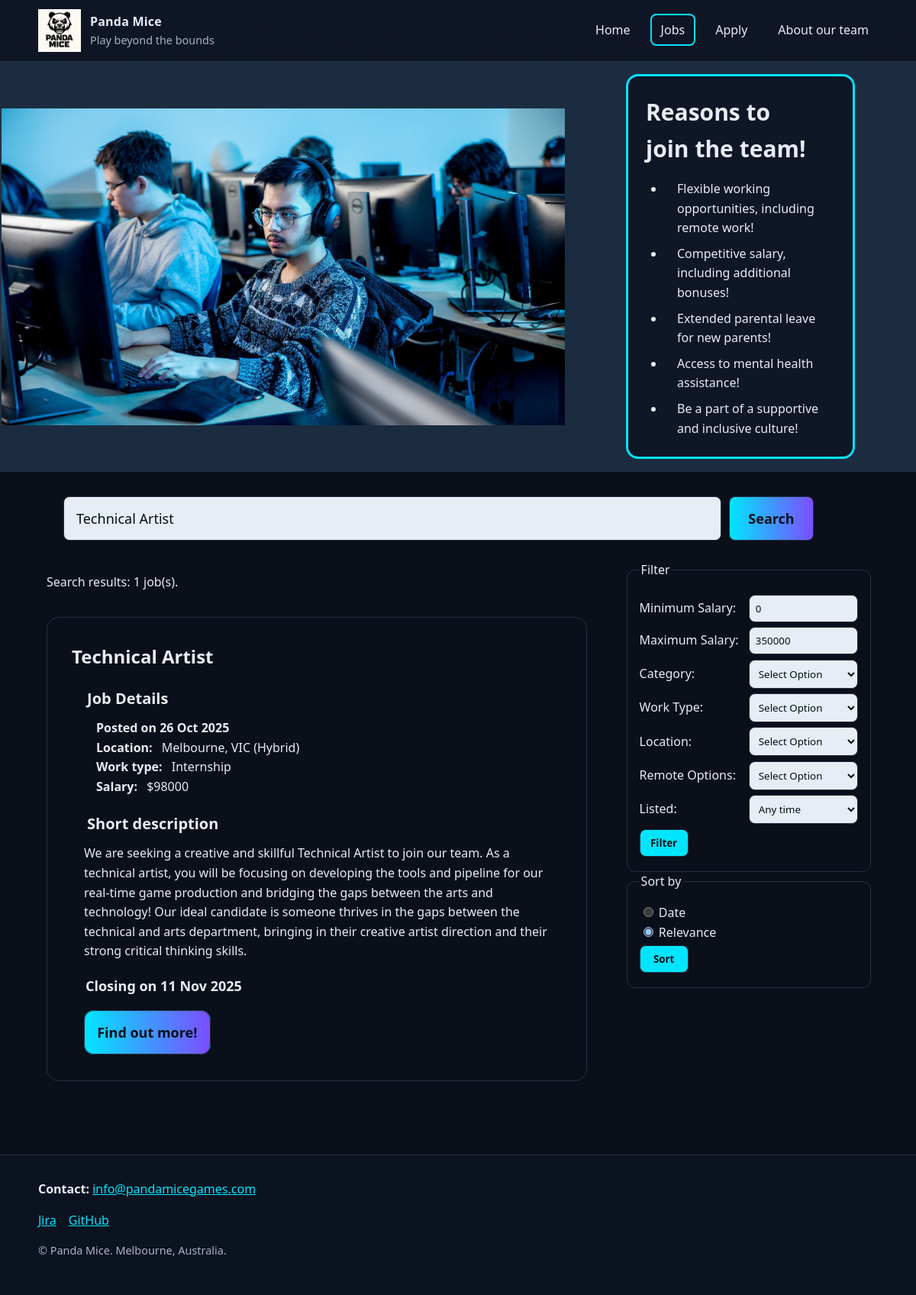
/jobs.php?title=Technical Artist, run on the app's committed database.
### tables this page shows
CREATE TABLE jobs (
  job_ref VARCHAR(5) PRIMARY KEY,           
  title VARCHAR(150) NOT NULL,              
  category VARCHAR(50) NOT NULL,            
  location VARCHAR(100) NOT NULL,           
  remote varchar(20) NOT NULL,              
  job_type VARCHAR(50) NOT NULL,            
  salary VARCHAR(100) NOT NULL,             
  reporting_line VARCHAR(100) NOT NULL,     
  description TEXT NOT NULL,                
  responsibilities TEXT NOT NULL,           
  essential_req TEXT NOT NULL,              
  preferrable_req TEXT NOT NULL,            
  opening_date DATE NOT NULL,               
  closing_date DATE NOT NULL               
);

### job-sum.php (the view)
<?php
    while ($row = mysqli_fetch_assoc($result)) {
        $OpenDate = htmlspecialchars($row['opening_date']);
        $Opentimestamp = strtotime($OpenDate);
        $OpenDate = date("d M Y", $Opentimestamp);
        $CloseDate = htmlspecialchars($row['closing_date']);
        $Closetimestamp = strtotime($CloseDate);
        $CloseDate = date("d M Y", $Closetimestamp);
        $var = htmlspecialchars($row['job_ref']);
        $encodeRow = urlencode($var);
        echo
        "
        <div class='job-summary' aria-label='Job Summary'>
                <h2>". $row['title'] ."</h2>
                <section class='job-details' aria-labelledby='job-details'>
                    <h3 id='job-details'>Job Details</h3>
                    <p><strong>Posted on ". $OpenDate ."</strong></p>
                    <p><strong>Location: </strong>". htmlspecialchars($row['location'])." (". htmlspecialchars($row['remote']) .") </p>
                    <p><strong>Work type: </strong>". htmlspecialchars($row['job_type'])."</p>
                    <p><strong>Salary: </strong>$".htmlspecialchars($row['salary'])."</p>
                </section>
                <section class='job-desc' aria-labelledby='job-desc'>
                    <h3 id='job-desc'>Short description</h3>
                    <p>".htmlspecialchars($row['description'])."</p>
                </section>
                <div class='close-date'>
                    <p><strong>Closing on ". $CloseDate ."</strong></p>
                </div>
                <div class='info-btn'>
                    <a aria-label='Find out more about the job' href='job-desc.php?jobref=$encodeRow'>Find out more!</a>
                </div>
        </div>
        ";
    }
?>

### styles/jobs_main_styles.css (style rules this page uses)
:root { --bg: #0a0f1a; --panel: #0f1626; --muted: #a8b3c7; --text: #e7edf5; --accent: #00e5ff; --accent-2: #7c4dff; --border: #233142; }
* { box-sizing: border-box; }
html { color-scheme: dark; }
body { margin: 0; font-family: system-ui, Segoe UI, Roboto, Helvetica, Arial, sans-serif; line-height: 1.6; color: var(--text); background: var(--bg); }
.job-summary { width: 100%; margin: 0em 0em 2em; padding: 2em; border: 1px var(--border) solid; border-radius: 1rem; }
.job-summary h2 { color: #e7edf5; display: inline-block; font-size: 24px; margin: 0em; padding: 0em; }
.job-details h3, .job-desc h3 { color: #e7edf5; font-size: 20px; margin: 1em 1em 0.5em; }
.job-details strong { color: #e7edf5; margin: 0em 0.5em 0em 1em; }
.job-summary p { margin: 0em 1em; }
.close-date { margin: 1em 0em 0em; font-size: 18px; }
.info-btn { display: inline-block; margin: 2em 1em 1em; }
.info-btn a { border-radius: 0.7em; background: linear-gradient(90deg, #00e5ff, #7c4dff); color: #001018; margin: 0em; padding: 0.9em; font-size: 18px; font-weight: bold; border: 1px solid #233142; text-decoration: none; }

### data on the page
jobs: title "Technical Artist", opening_date "26 Oct 2025", location "Melbourne, VIC", remote "Hybrid", job_type "Internship", salary "98000", description "We are seeking a creative and skillful Technical Artist to join our team. As a technical artist, you will be focusing on developing the tools and pipeline for our real-time game production and bridging the gaps between the arts and technology! Our ideal candidate is someone thrives in the gaps between the technical and arts department, bringing in their creative artist direction and their strong critical thinking skills.", closing_date "11 Nov 2025"

### other printed values
mysqli_num_rows($result) "1"
